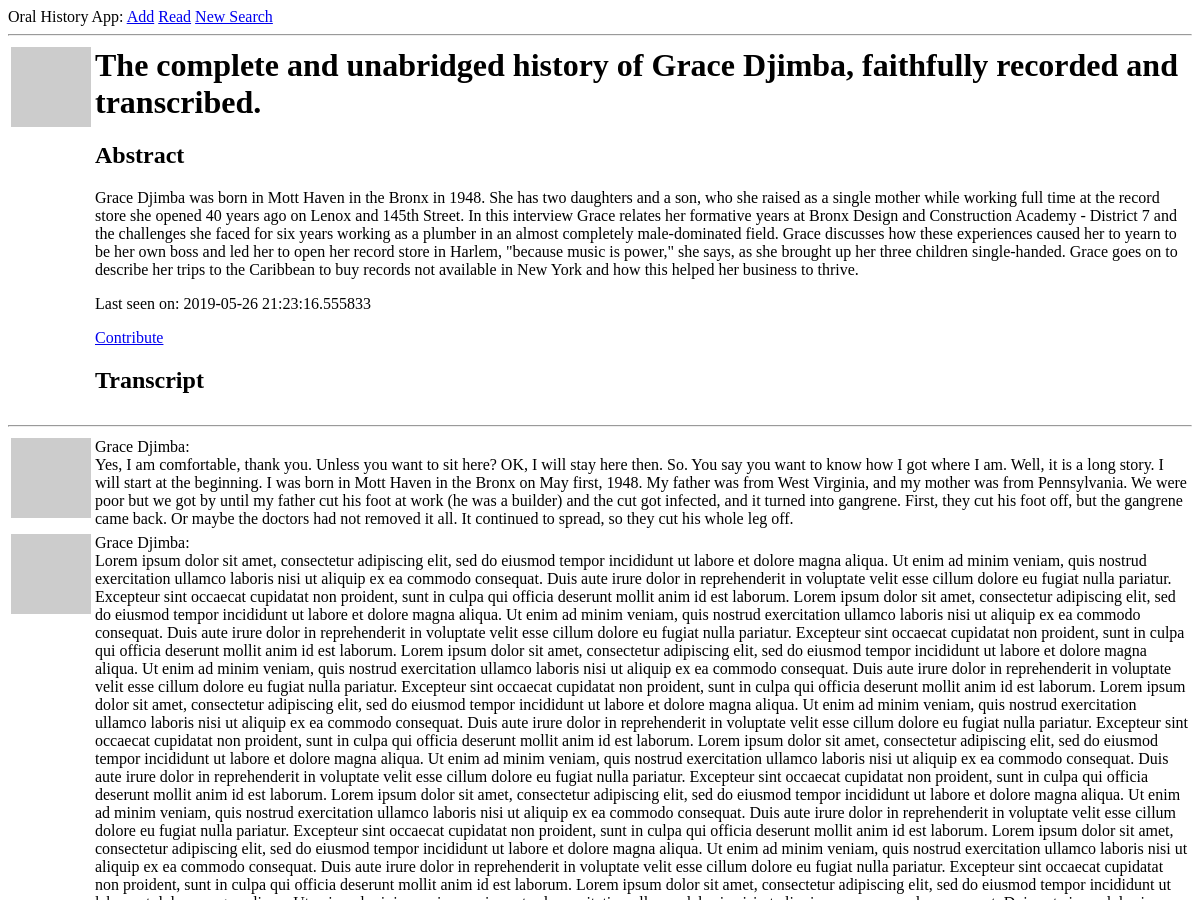
/user/Grace Djimba (signed in, upper part), run on an earlier commit of the app's database.
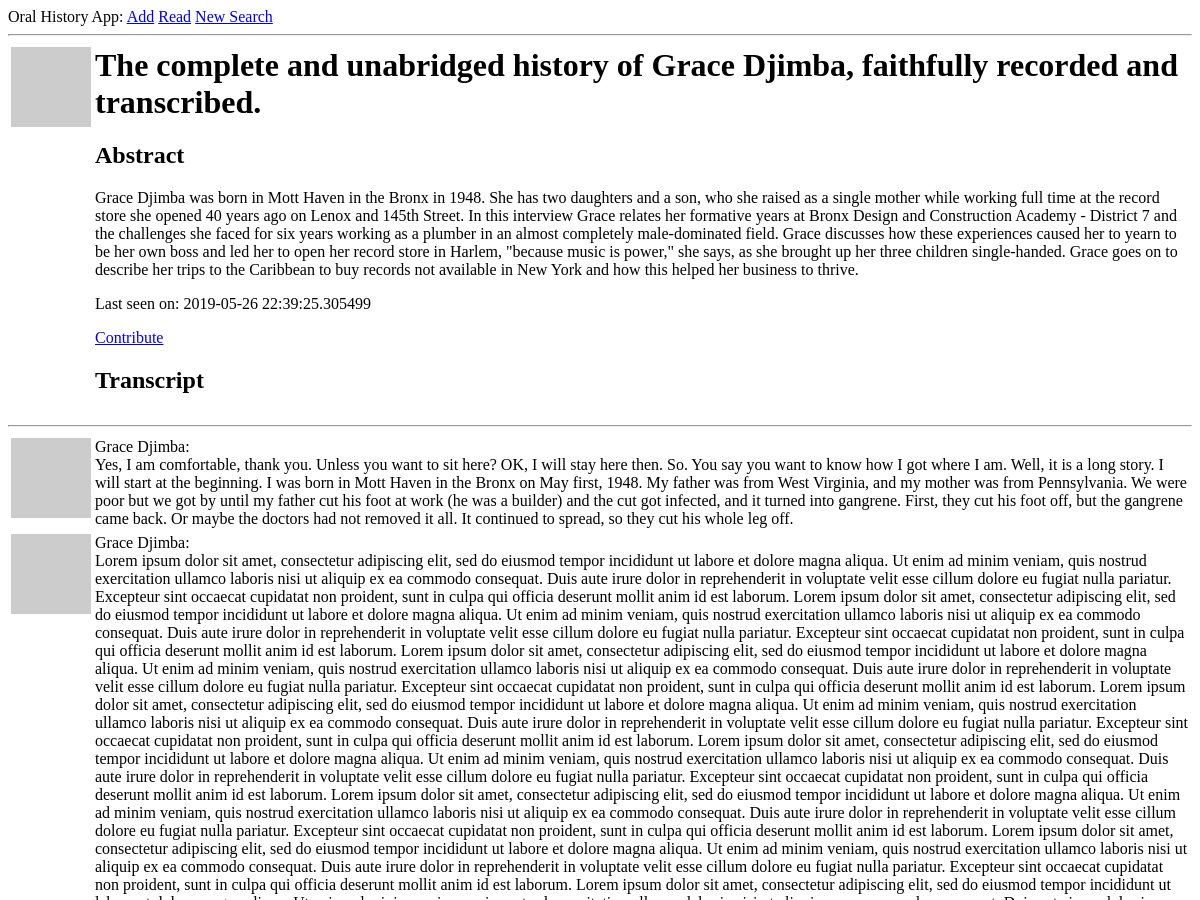
And on a later commit of the database.
### app/models.py (models this page shows, shortened)
class User(UserMixin, db.Model):
    id = db.Column(db.Integer, primary_key=True)
    username = db.Column(db.String(64), index=True, unique=True)
    email = db.Column(db.String(120), index=True, unique=True)
    password_hash = db.Column(db.String(128))
    posts = db.relationship('Post', backref='author', lazy='dynamic')
    about_me = db.Column(db.String(3000))
    last_seen = db.Column(db.DateTime, default=datetime.utcnow)
    followed = db.relationship(
        'User', secondary=followers,
        primaryjoin=(followers.c.follower_id == id),
        secondaryjoin=(followers.c.followed_id == id),
        backref=db.backref('followers', lazy='dynamic'), lazy='dynamic')
    def avatar(self, size):
        digest = md5(self.email.lower().encode('utf-8')).hexdigest()
        return 'https://www.gravatar.com/avatar/{}?d=identicon&s={}'.format(
            digest, size)
    def is_following(self, user):
        return self.followed.filter(
            followers.c.followed_id == user.id).count() > 0

class Post(db.Model):
    id = db.Column(db.Integer, primary_key=True)
    body = db.Column(db.String(10000))
    timestamp = db.Column(db.DateTime, index=True, default=datetime.utcnow)
    user_id = db.Column(db.Integer, db.ForeignKey('user.id'))

### app/routes.py (the view)
@app.route('/user/<username>')
@login_required
def user(username):
    user = User.query.filter_by(username=username).first_or_404()
    page = request.args.get('page', 1, type=int)
    posts = user.posts.order_by(Post.timestamp.desc()).paginate(
        page, app.config['POSTS_PER_PAGE'], False)
    next_url = url_for('user', username=user.username, page=posts.next_num) \
        if posts.has_next else None
    prev_url = url_for('user', username=user.username, page=posts.prev_num) \
        if posts.has_prev else None
    return render_template('user.html', user=user, posts=posts.items,
                           next_url=next_url, prev_url=prev_url)

### app/models.py (called while the page is built)
@login.user_loader
def load_user(id):
    return User.query.get(int(id))

### app/routes.py (called while the page is built)
@app.before_request
def before_request():
    if current_user.is_authenticated:
        current_user.last_seen = datetime.utcnow()
        db.session.commit()

### app/templates/user.html
{% extends "base.html" %}
{% block content %}
    <table>
        <tr valign="top">
            <td><img src="{{ user.avatar(128) }}"></td>
            <td>
                <h1>The complete and unabridged history of {{ user.username }}, faithfully recorded and transcribed.</h1>
                <h2>Abstract</h2>
                {% if user.about_me %}<p>{{ user.about_me }}</p>{% endif %}
                {% if user.last_seen %}<p>Last seen on: {{ user.last_seen }}</p>{% endif %}
                {% if user == current_user %}
                <p><a href="{{ url_for('edit_profile') }}">Edit abstract</a></p>
                {% elif not current_user.is_following(user) %}
                <p><a href="{{ url_for('follow', username=user.username) }}">Contribute</a></p>
                {% else %}
                <p><a href="{{ url_for('unfollow', username=user.username) }}">Stop contributing</a></p>
                {% endif %}
                <h2>Transcript</h2>
            </td>
        </tr>
    </table>
    <hr>
    {% for post in posts %}
        {% include '_post.html' %}
    {% endfor %}
{% endblock %}

### app/templates/base.html (shortened to what this page needs)
<html>
    <head>
    </head>
    <body>
        <div>
            Oral History App:
            <a href="{{ url_for('index') }}">Add</a>
            {% if current_user.is_anonymous %}
            <a href="{{ url_for('login') }}">Find</a>
            {% else %}
            <a href="{{ url_for('user', username=current_user.username) }}">Read</a>
            <a href="{{ url_for('logout') }}">New Search</a>
            {% endif %}
        </div>
        <hr>
        {% block content %}{% endblock %}
    </body>
</html>

### app/templates/_post.html
<table>
    <tr valign="top">
        <td><img src="{{ post.author.avatar(36) }}"></td>
        <td>{{ post.author.username }}:<br>{{ post.body }}</td>
    </tr>
</table>

What changed in the data, as far as the page shows it:
changed User "Grace Djimba": last_seen "2019-05-26 21:23:16.555833" → "2019-05-26 22:39:25.305499"
